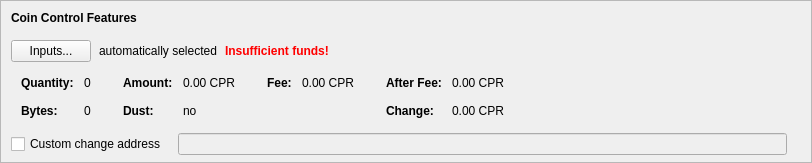
    <widget class="QFrame" name="frameCoinControl">
     <property name="sizePolicy">
      <sizepolicy hsizetype="Expanding" vsizetype="Expanding">
       <horstretch>0</horstretch>
       <verstretch>0</verstretch>
      </sizepolicy>
     </property>
     <property name="maximumSize">
      <size>
       <width>16777215</width>
       <height>16777215</height>
      </size>
     </property>
     <property name="frameShape">
      <enum>QFrame::StyledPanel</enum>
     </property>
     <property name="frameShadow">
      <enum>QFrame::Sunken</enum>
     </property>
     <layout class="QVBoxLayout" name="verticalLayoutCoinControl2">
      <property name="spacing">
       <number>0</number>
      </property>
      <property name="leftMargin">
       <number>0</number>
      </property>
      <property name="topMargin">
       <number>0</number>
      </property>
      <property name="rightMargin">
       <number>0</number>
      </property>
      <property name="bottomMargin">
       <number>6</number>
      </property>
      <item>
       <layout class="QVBoxLayout" name="verticalLayoutCoinControl" stretch="0,0,0,0,1">
        <property name="spacing">
         <number>0</number>
        </property>
        <property name="leftMargin">
         <number>10</number>
        </property>
        <property name="topMargin">
         <number>10</number>
        </property>
        <item>
         <layout class="QHBoxLayout" name="horizontalLayoutCoinControl1">
          <property name="bottomMargin">
           <number>15</number>
          </property>
          <item>
           <widget class="QLabel" name="labelCoinControlFeatures">
            <property name="sizePolicy">
             <sizepolicy hsizetype="Preferred" vsizetype="Maximum">
              <horstretch>0</horstretch>
              <verstretch>0</verstretch>
             </sizepolicy>
            </property>
            <property name="font">
             <font>
              <weight>75</weight>
              <bold>true</bold>
             </font>
            </property>
            <property name="styleSheet">
             <string notr="true">font-weight:bold;</string>
            </property>
            <property name="text">
             <string>Coin Control Features</string>
            </property>
           </widget>
          </item>
         </layout>
        </item>
        <item>
         <layout class="QHBoxLayout" name="horizontalLayoutCoinControl2" stretch="0,0,0,0">
          <property name="spacing">
           <number>8</number>
          </property>
          <property name="bottomMargin">
           <number>10</number>
          </property>
          <item>
           <widget class="QPushButton" name="pushButtonCoinControl">
            <property name="styleSheet">
             <string notr="true"/>
            </property>
            <property name="text">
             <string>Inputs...</string>
            </property>
            <property name="autoDefault">
             <bool>false</bool>
            </property>
           </widget>
          </item>
          <item>
           <widget class="QLabel" name="labelCoinControlAutomaticallySelected">
            <property name="text">
             <string>automatically selected</string>
            </property>
            <property name="margin">
             <number>5</number>
            </property>
           </widget>
          </item>
          <item>
           <widget class="QLabel" name="labelCoinControlInsuffFunds">
            <property name="font">
             <font>
              <weight>75</weight>
              <bold>true</bold>
             </font>
            </property>
            <property name="styleSheet">
             <string notr="true">color:red;font-weight:bold;</string>
            </property>
            <property name="text">
             <string>Insufficient funds!</string>
            </property>
            <property name="margin">
             <number>5</number>
            </property>
           </widget>
          </item>
          <item>
           <spacer name="horizontalSpacerCoinControl">
            <property name="orientation">
             <enum>Qt::Horizontal</enum>
            </property>
            <property name="sizeHint" stdset="0">
             <size>
              <width>40</width>
              <height>1</height>
             </size>
            </property>
           </spacer>
          </item>
         </layout>
        </item>
        <item>
         <widget class="QWidget" name="widgetCoinControl" native="true">
          <property name="sizePolicy">
           <sizepolicy hsizetype="Preferred" vsizetype="Preferred">
            <horstretch>0</horstretch>
            <verstretch>0</verstretch>
           </sizepolicy>
          </property>
          <property name="minimumSize">
           <size>
            <width>0</width>
            <height>0</height>
           </size>
          </property>
          <property name="styleSheet">
           <string notr="true"/>
          </property>
          <layout class="QHBoxLayout" name="horizontalLayoutCoinControl5">
           <property name="leftMargin">
            <number>0</number>
           </property>
           <property name="topMargin">
            <number>0</number>
           </property>
           <property name="rightMargin">
            <number>0</number>
           </property>
           <property name="bottomMargin">
            <number>0</number>
           </property>
           <item>
            <layout class="QHBoxLayout" name="horizontalLayoutCoinControl3" stretch="0,0,0,1">
             <property name="spacing">
              <number>20</number>
             </property>
             <property name="topMargin">
              <number>0</number>
             </property>
             <property name="bottomMargin">
              <number>10</number>
             </property>
             <item>
              <layout class="QFormLayout" name="formLayoutCoinControl1">
               <property name="horizontalSpacing">
                <number>10</number>
               </property>
               <property name="verticalSpacing">
                <number>14</number>
               </property>
               <property name="leftMargin">
                <number>10</number>
               </property>
               <property name="topMargin">
                <number>4</number>
               </property>
               <property name="rightMargin">
                <number>6</number>
               </property>
               <item row="0" column="0">
                <widget class="QLabel" name="labelCoinControlQuantityText">
                 <property name="font">
                  <font>
                   <weight>75</weight>
                   <bold>true</bold>
                  </font>
                 </property>
                 <property name="text">
                  <string>Quantity:</string>
                 </property>
                 <property name="margin">
                  <number>0</number>
                 </property>
                </widget>
               </item>
               <item row="0" column="1">
                <widget class="QLabel" name="labelCoinControlQuantity">
                 <property name="cursor">
                  <cursorShape>IBeamCursor</cursorShape>
                 </property>
                 <property name="contextMenuPolicy">
                  <enum>Qt::ActionsContextMenu</enum>
                 </property>
                 <property name="text">
                  <string notr="true">0</string>
                 </property>
                 <property name="margin">
                  <number>0</number>
                 </property>
                 <property name="textInteractionFlags">
                  <set>Qt::LinksAccessibleByMouse|Qt::TextSelectableByKeyboard|Qt::TextSelectableByMouse</set>
                 </property>
                </widget>
               </item>
               <item row="1" column="0">
                <widget class="QLabel" name="labelCoinControlBytesText">
                 <property name="font">
                  <font>
                   <weight>75</weight>
                   <bold>true</bold>
                  </font>
                 </property>
                 <property name="text">
                  <string>Bytes:</string>
                 </property>
                </widget>
               </item>
               <item row="1" column="1">
                <widget class="QLabel" name="labelCoinControlBytes">
                 <property name="cursor">
                  <cursorShape>IBeamCursor</cursorShape>
                 </property>
                 <property name="contextMenuPolicy">
                  <enum>Qt::ActionsContextMenu</enum>
                 </property>
                 <property name="text">
                  <string notr="true">0</string>
                 </property>
                 <property name="textInteractionFlags">
                  <set>Qt::LinksAccessibleByMouse|Qt::TextSelectableByKeyboard|Qt::TextSelectableByMouse</set>
                 </property>
                </widget>
               </item>
              </layout>
             </item>
             <item>
              <layout class="QFormLayout" name="formLayoutCoinControl2">
               <property name="horizontalSpacing">
                <number>10</number>
               </property>
               <property name="verticalSpacing">
                <number>14</number>
               </property>
               <property name="leftMargin">
                <number>6</number>
               </property>
               <property name="topMargin">
                <number>4</number>
               </property>
               <property name="rightMargin">
                <number>6</number>
               </property>
               <item row="0" column="0">
                <widget class="QLabel" name="labelCoinControlAmountText">
                 <property name="font">
                  <font>
                   <weight>75</weight>
                   <bold>true</bold>
                  </font>
                 </property>
                 <property name="text">
                  <string>Amount:</string>
                 </property>
                 <property name="margin">
                  <number>0</number>
                 </property>
                </widget>
               </item>
               <item row="0" column="1">
                <widget class="QLabel" name="labelCoinControlAmount">
                 <property name="cursor">
                  <cursorShape>IBeamCursor</cursorShape>
                 </property>
                 <property name="contextMenuPolicy">
                  <enum>Qt::ActionsContextMenu</enum>
                 </property>
                 <property name="text">
                  <string notr="true">0.00 CPR</string>
                 </property>
                 <property name="textInteractionFlags">
                  <set>Qt::LinksAccessibleByMouse|Qt::TextSelectableByKeyboard|Qt::TextSelectableByMouse</set>
                 </property>
                </widget>
               </item>
               <item row="1" column="0">
                <widget class="QLabel" name="labelCoinControlLowOutputText">
                 <property name="font">
                  <font>
                   <weight>75</weight>
                   <bold>true</bold>
                  </font>
                 </property>
                 <property name="text">
                  <string>Dust:</string>
                 </property>
                </widget>
               </item>
               <item row="1" column="1">
                <widget class="QLabel" name="labelCoinControlLowOutput">
                 <property name="cursor">
                  <cursorShape>IBeamCursor</cursorShape>
                 </property>
                 <property name="contextMenuPolicy">
                  <enum>Qt::ActionsContextMenu</enum>
                 </property>
                 <property name="text">
                  <string notr="true">no</string>
                 </property>
                 <property name="textInteractionFlags">
                  <set>Qt::LinksAccessibleByMouse|Qt::TextSelectableByKeyboard|Qt::TextSelectableByMouse</set>
                 </property>
                </widget>
               </item>
              </layout>
             </item>
             <item>
              <layout class="QFormLayout" name="formLayoutCoinControl3">
               <property name="horizontalSpacing">
                <number>10</number>
               </property>
               <property name="verticalSpacing">
                <number>14</number>
               </property>
               <property name="leftMargin">
                <number>6</number>
               </property>
               <property name="topMargin">
                <number>4</number>
               </property>
               <property name="rightMargin">
                <number>6</number>
               </property>
               <item row="0" column="0">
                <widget class="QLabel" name="labelCoinControlFeeText">
                 <property name="font">
                  <font>
                   <weight>75</weight>
                   <bold>true</bold>
                  </font>
                 </property>
                 <property name="text">
                  <string>Fee:</string>
                 </property>
                 <property name="margin">
                  <number>0</number>
                 </property>
                </widget>
               </item>
               <item row="0" column="1">
                <widget class="QLabel" name="labelCoinControlFee">
                 <property name="cursor">
                  <cursorShape>IBeamCursor</cursorShape>
                 </property>
                 <property name="contextMenuPolicy">
                  <enum>Qt::ActionsContextMenu</enum>
                 </property>
                 <property name="text">
                  <string notr="true">0.00 CPR</string>
                 </property>
                 <property name="textInteractionFlags">
                  <set>Qt::LinksAccessibleByMouse|Qt::TextSelectableByKeyboard|Qt::TextSelectableByMouse</set>
                 </property>
                </widget>
               </item>
              </layout>
             </item>
             <item>
              <layout class="QFormLayout" name="formLayoutCoinControl4">
               <property name="horizontalSpacing">
                <number>10</number>
               </property>
               <property name="verticalSpacing">
                <number>14</number>
               </property>
               <property name="leftMargin">
                <number>6</number>
               </property>
               <property name="topMargin">
                <number>4</number>
               </property>
               <property name="rightMargin">
                <number>6</number>
               </property>
               <item row="0" column="0">
                <widget class="QLabel" name="labelCoinControlAfterFeeText">
                 <property name="font">
                  <font>
                   <weight>75</weight>
                   <bold>true</bold>
                  </font>
                 </property>
                 <property name="text">
                  <string>After Fee:</string>
                 </property>
                 <property name="margin">
                  <number>0</number>
                 </property>
                </widget>
               </item>
               <item row="0" column="1">
                <widget class="QLabel" name="labelCoinControlAfterFee">
                 <property name="cursor">
                  <cursorShape>IBeamCursor</cursorShape>
                 </property>
                 <property name="contextMenuPolicy">
                  <enum>Qt::ActionsContextMenu</enum>
                 </property>
                 <property name="text">
                  <string notr="true">0.00 CPR</string>
                 </property>
                 <property name="textInteractionFlags">
                  <set>Qt::LinksAccessibleByMouse|Qt::TextSelectableByKeyboard|Qt::TextSelectableByMouse</set>
                 </property>
                </widget>
               </item>
               <item row="1" column="0">
                <widget class="QLabel" name="labelCoinControlChangeText">
                 <property name="font">
                  <font>
                   <weight>75</weight>
                   <bold>true</bold>
                  </font>
                 </property>
                 <property name="text">
                  <string>Change:</string>
                 </property>
                </widget>
               </item>
               <item row="1" column="1">
                <widget class="QLabel" name="labelCoinControlChange">
                 <property name="cursor">
                  <cursorShape>IBeamCursor</cursorShape>
                 </property>
                 <property name="contextMenuPolicy">
                  <enum>Qt::ActionsContextMenu</enum>
                 </property>
                 <property name="text">
                  <string notr="true">0.00 CPR</string>
                 </property>
                 <property name="textInteractionFlags">
                  <set>Qt::LinksAccessibleByMouse|Qt::TextSelectableByKeyboard|Qt::TextSelectableByMouse</set>
                 </property>
                </widget>
               </item>
              </layout>
             </item>
            </layout>
           </item>
          </layout>
         </widget>
        </item>
        <item>
         <layout class="QHBoxLayout" name="horizontalLayoutCoinControl4" stretch="0,0,0">
          <property name="spacing">
           <number>12</number>
          </property>
          <property name="sizeConstraint">
           <enum>QLayout::SetDefaultConstraint</enum>
          </property>
          <property name="topMargin">
           <number>5</number>
          </property>
          <property name="rightMargin">
           <number>5</number>
          </property>
          <item>
           <widget class="QCheckBox" name="checkBoxCoinControlChange">
            <property name="toolTip">
             <string>If this is activated, but the change address is empty or invalid, change will be sent to a newly generated address.</string>
            </property>
            <property name="text">
             <string>Custom change address</string>
            </property>
           </widget>
          </item>
          <item>
           <widget class="QValidatedLineEdit" name="lineEditCoinControlChange">
            <property name="enabled">
             <bool>false</bool>
            </property>
            <property name="sizePolicy">
             <sizepolicy hsizetype="Expanding" vsizetype="Fixed">
              <horstretch>0</horstretch>
              <verstretch>0</verstretch>
             </sizepolicy>
            </property>
           </widget>
          </item>
          <item>
           <widget class="QLabel" name="labelCoinControlChangeLabel">
            <property name="sizePolicy">
             <sizepolicy hsizetype="Preferred" vsizetype="Expanding">
              <horstretch>0</horstretch>
              <verstretch>0</verstretch>
             </sizepolicy>
            </property>
            <property name="minimumSize">
             <size>
              <width>0</width>
              <height>0</height>
             </size>
            </property>
            <property name="text">
             <string/>
            </property>
            <property name="margin">
             <number>3</number>
            </property>
           </widget>
          </item>
         </layout>
        </item>
        <item>
         <spacer name="verticalSpacerCoinControl">
          <property name="orientation">
           <enum>Qt::Vertical</enum>
          </property>
          <property name="sizeHint" stdset="0">
           <size>
            <width>800</width>
            <height>1</height>
           </size>
          </property>
         </spacer>
        </item>
       </layout>
      </item>
     </layout>
    </widget>
